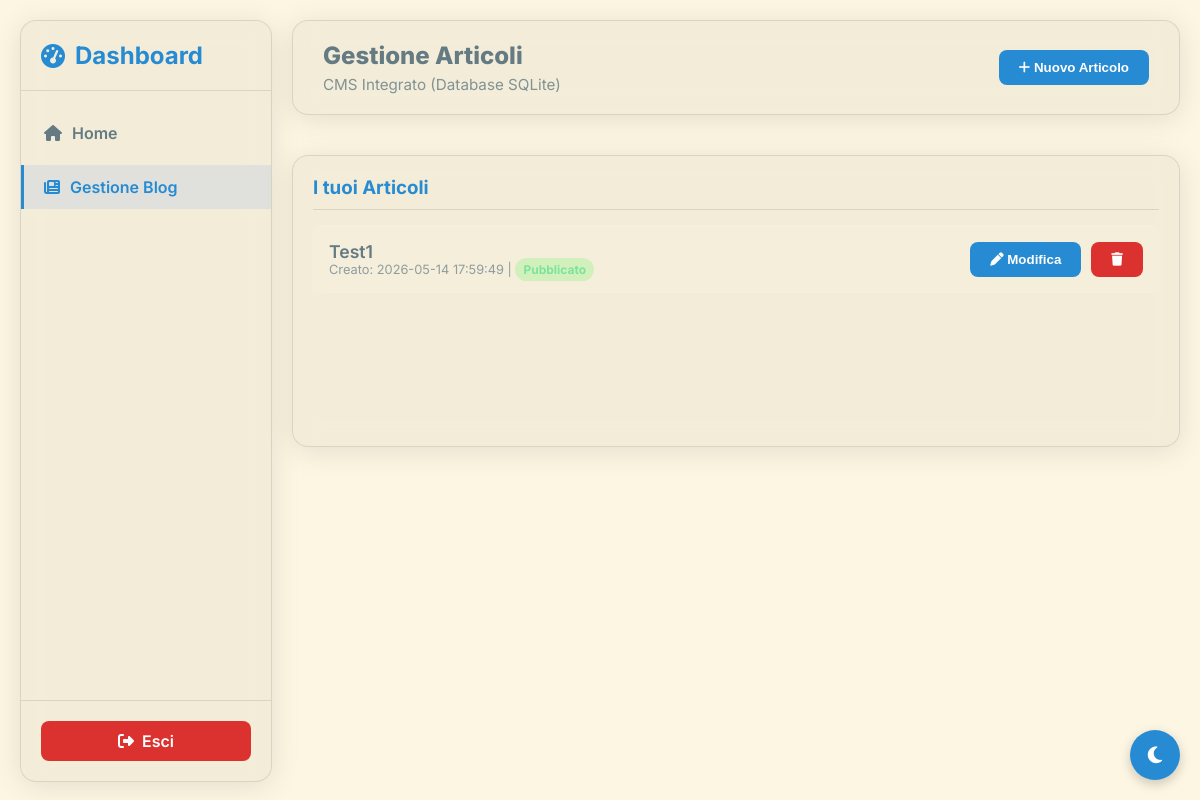
Screenshot of /dashboard/cms/ (signed in) with the database file from the repository.
### tables this page shows
CREATE TABLE articles (
                id INTEGER PRIMARY KEY AUTOINCREMENT,
                title TEXT NOT NULL,
                excerpt TEXT,
                content TEXT NOT NULL,
                created_at TIMESTAMP DEFAULT CURRENT_TIMESTAMP,
                is_published BOOLEAN DEFAULT 0
            );

### routes/cms.py (the view)
@cms_bp.route('/', methods=['GET'])
@login_required
def cms_index():
    db = get_db()
    cursor = db.cursor()
    cursor.execute("SELECT id, title, created_at, is_published FROM articles ORDER BY created_at DESC")
    articles = cursor.fetchall()
    return render_template('dashboard/cms.html', articles=articles)

### database.py (called while the page is built)
def get_db():
    db = getattr(g, '_database', None)
    if db is None:
        os.makedirs(os.path.dirname(DATABASE), exist_ok=True)
        db = g._database = sqlite3.connect(DATABASE)
        db.row_factory = sqlite3.Row
    return db

def close_connection(exception):
    db = getattr(g, '_database', None)
    if db is not None:
        db.close()

### routes/dashboard.py (called while the page is built)
def login_required(f):
    @wraps(f)
    def decorated_function(*args, **kwargs):
        if 'logged_in' not in session:
            return redirect(url_for('auth.login'))
        return f(*args, **kwargs)
    return decorated_function

### templates/dashboard/cms.html (shortened to what this page needs)
{% extends "base.html" %}
{% block extra_css %}
<link rel="stylesheet" href="{{ url_for('static', filename='css/dashboard.css') }}">
{% endblock %}
{% block content %}
<div class="dashboard-layout">
    <aside class="sidebar glass-panel">
        <div class="sidebar-header">
            <h2><i class="fa-solid fa-gauge-high"></i> Dashboard</h2>
        </div>
        <nav class="sidebar-nav">
            <a href="{{ url_for('dashboard.index') }}"><i class="fa-solid fa-house"></i> Home</a>
            <a href="{{ url_for('cms.cms_index') }}" class="active"><i class="fa-solid fa-newspaper"></i> Gestione Blog</a>
        </nav>
        <div class="sidebar-footer">
            <a href="{{ url_for('auth.logout') }}" class="btn btn-danger"><i class="fa-solid fa-right-from-bracket"></i> Esci</a>
        </div>
    </aside>
    <main class="dashboard-main">
        <header class="main-header glass-panel">
            <div>
                <h1>Gestione Articoli</h1>
                <div style="font-size: 0.95rem; opacity: 0.8; margin-top: 5px;">CMS Integrato (Database SQLite)</div>
            </div>
            <button id="btn-new-article" class="btn"><i class="fa-solid fa-plus"></i> Nuovo Articolo</button>
        </header>
        <div class="cms-container">
            <div id="articles-view" class="widget glass-panel">
                <h3>I tuoi Articoli</h3>
                {% if articles %}
                <ul class="article-list">
                    {% for article in articles %}
                    <li class="article-item" data-id="{{ article.id }}">
                        <div>
                            <div style="font-weight: 600; font-size: 1.1rem;">{{ article.title }}</div>
                            <div class="article-meta">
                                Creato: {{ article.created_at }} |
                                <span class="status-badge {{ 'status-published' if article.is_published else 'status-draft' }}">
                                    {{ 'Pubblicato' if article.is_published else 'Bozza' }}
                                </span>
                            </div>
                        </div>
                        <div style="display: flex; gap: 10px;">
                            <button class="btn btn-small btn-edit" onclick="editArticle({{ article.id }})"><i class="fa-solid fa-pen"></i> Modifica</button>
                            <button class="btn btn-small btn-danger" onclick="deleteArticle({{ article.id }})"><i class="fa-solid fa-trash"></i></button>
                        </div>
                    </li>
                    {% endfor %}
                </ul>
                {% else %}
                <p style="opacity: 0.7; text-align: center; padding: 20px;">Nessun articolo trovato. Clicca su "Nuovo Articolo" per iniziare.</p>
                {% endif %}
            </div>
        </div>
    </main>
</div>
{% endblock %}

### templates/base.html (shortened to what this page needs)
<!DOCTYPE html>
<html lang="it" data-theme="dark">
<head>
    <link rel="stylesheet" href="https://cdnjs.cloudflare.com/ajax/libs/font-awesome/6.4.0/css/all.min.css">
    <link rel="stylesheet" href="{{ url_for('static', filename='css/theme.css') }}">
    {% block extra_css %}{% endblock %}
</head>
<body>
    {% block content %}{% endblock %}
    <button class="theme-toggle" id="theme-toggle-btn" aria-label="Cambia tema">
        <i class="fa-solid fa-sun"></i>
    </button>
</body>
</html>

### static/css/theme.css (style rules this page uses)
:root { --bg-color: #0f172a; --text-color: #f8fafc; --glass-bg: rgba(30, 41, 59, 0.7); --glass-border: rgba(255, 255, 255, 0.1); --primary-color: #3b82f6; --primary-hover: #2563eb; --accent-color: #10b981; --danger-color: #ef4444; --warning-color: #f59e0b; --font-main: 'Inter', sans-serif; --transition: all 0.3s ease; }
[data-theme="light"] { --bg-color: #fdf6e3; --text-color: #657b83; --glass-bg: rgba(238, 232, 213, 0.7); --glass-border: rgba(0, 0, 0, 0.1); --primary-color: #268bd2; --primary-hover: #2aa198; --accent-color: #859900; --danger-color: #dc322f; --warning-color: #b58900; }
body { margin: 0; padding: 0; font-family: var(--font-main); background-color: var(--bg-color); color: var(--text-color); min-height: 100vh; transition: background-color 0.3s ease, color 0.3s ease; }
.glass-panel { background: var(--glass-bg); backdrop-filter: blur(12px); -webkit-backdrop-filter: blur(12px); border: 1px solid var(--glass-border); border-radius: 16px; box-shadow: 0 4px 30px rgba(0, 0, 0, 0.1); transition: var(--transition); }
.btn { display: inline-block; padding: 10px 20px; border-radius: 8px; background-color: var(--primary-color); color: white; text-decoration: none; border: none; cursor: pointer; font-weight: 600; transition: var(--transition); }
.btn-danger { background-color: var(--danger-color); }
.theme-toggle { position: fixed; bottom: 20px; right: 20px; width: 50px; height: 50px; border-radius: 50%; background: var(--primary-color); color: white; border: none; cursor: pointer; box-shadow: 0 4px 12px rgba(0,0,0,0.2); z-index: 1000; font-size: 1.2rem; display: flex; align-items: center; justify-content: center; transition: var(--transition); }

### static/css/dashboard.css (style rules this page uses)
.dashboard-layout { display: flex; min-height: 100vh; }
.sidebar { width: 250px; margin: 20px; display: flex; flex-direction: column; position: sticky; top: 20px; height: calc(100vh - 40px); }
.sidebar-header { padding: 20px; border-bottom: 1px solid var(--glass-border); }
.sidebar-header h2 { margin: 0; color: var(--primary-color); font-size: 1.5rem; display: flex; align-items: center; gap: 10px; }
.sidebar-nav { flex: 1; padding: 20px 0; display: flex; flex-direction: column; gap: 10px; }
.sidebar-nav a { padding: 12px 20px; color: var(--text-color); text-decoration: none; transition: var(--transition); border-left: 3px solid transparent; display: flex; align-items: center; gap: 10px; font-weight: 600; }
.sidebar-nav a:hover, .sidebar-nav a.active { background: rgba(59, 130, 246, 0.1); border-left-color: var(--primary-color); color: var(--primary-color); }
.sidebar-footer { padding: 20px; border-top: 1px solid var(--glass-border); }
.sidebar-footer .btn { width: 100%; box-sizing: border-box; display: flex; align-items: center; justify-content: center; gap: 8px; }
.dashboard-main { flex: 1; padding: 20px 20px 20px 0; display: flex; flex-direction: column; gap: 20px; }
.main-header { padding: 20px 30px; display: flex; justify-content: space-between; align-items: center; }
.main-header h1 { margin: 0; font-size: 1.5rem; font-weight: 800; }
.widget { padding: 20px; display: flex; flex-direction: column; min-height: 250px; }
.widget h3 { margin-top: 0; margin-bottom: 15px; color: var(--primary-color); display: flex; align-items: center; gap: 10px; border-bottom: 1px solid var(--glass-border); padding-bottom: 10px; }

### templates/dashboard/cms.html (style rules this page uses)
.cms-container { display: flex; flex-direction: column; gap: 20px; padding: 20px 0; }
.article-list { list-style: none; padding: 0; margin: 0; }
.article-item { display: flex; justify-content: space-between; align-items: center; padding: 15px; background: rgba(255,255,255,0.05); border: 1px solid rgba(255,255,255,0.1); border-radius: 8px; margin-bottom: 10px; }
.article-meta { font-size: 0.8rem; opacity: 0.7; }
.status-badge { padding: 4px 8px; border-radius: 12px; font-size: 0.75rem; font-weight: bold; }
.status-published { background: rgba(0, 255, 0, 0.2); color: #4ade80; }

### rows the page displays
articles: title "Test1", created_at "2026-05-14 17:59:49", is_published "Pubblicato"
